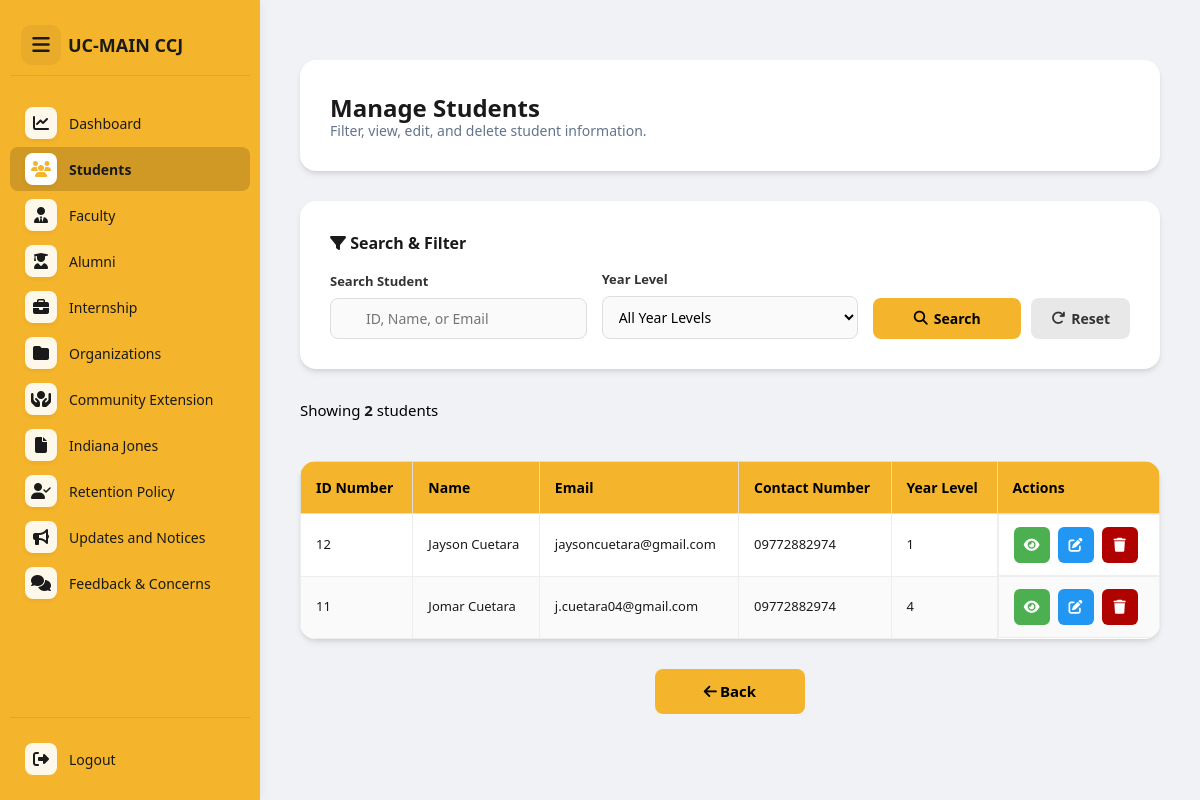
The app's page /admin/manage-students.php (signed in), older data.
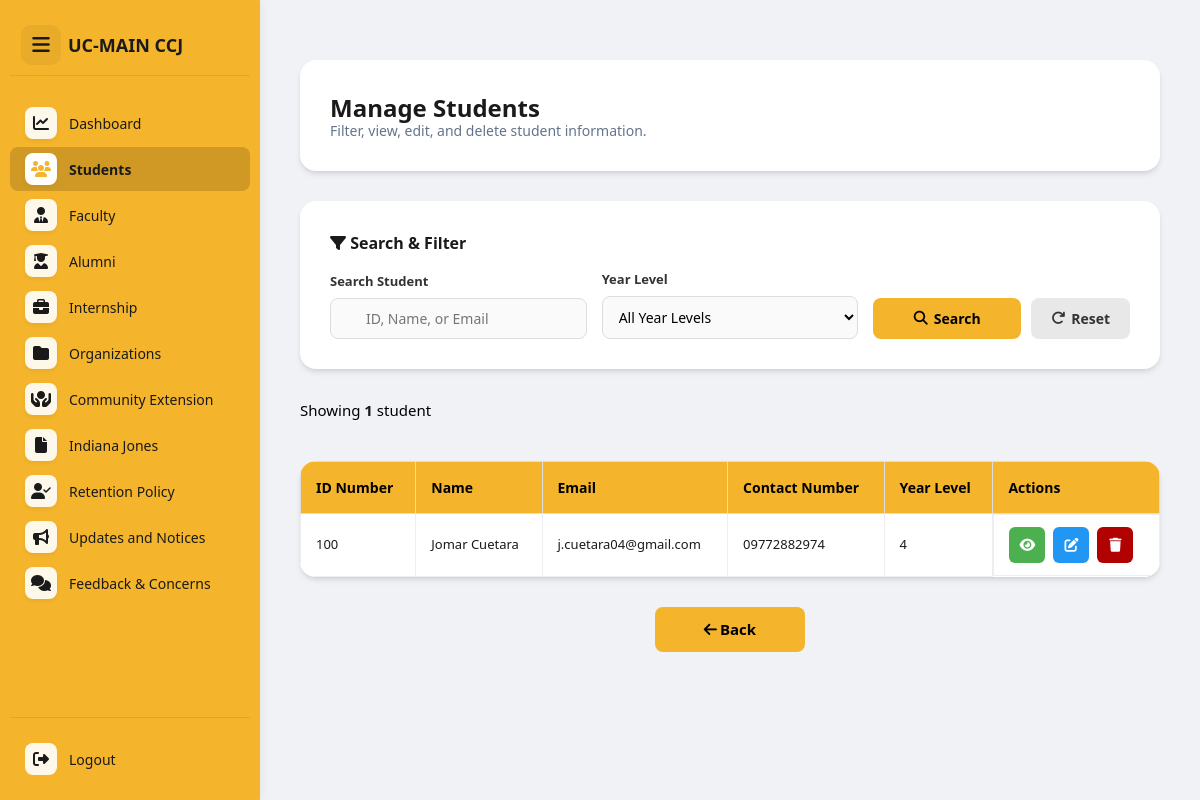
The same page, newer data.
### tables this page shows
CREATE TABLE `student_profile` (
  `id` int(11) NOT NULL,
  `student_no` varchar(50) NOT NULL,
  `first_name` varchar(100) NOT NULL,
  `middle_name` varchar(100) DEFAULT NULL,
  `last_name` varchar(100) NOT NULL,
  `dob` date NOT NULL,
  `age` int(11) NOT NULL,
  `gender` varchar(10) NOT NULL,
  `civil_status` varchar(20) DEFAULT NULL,
  `religion` varchar(50) DEFAULT NULL,
  `permanent_address` text DEFAULT NULL,
  `city_address` text DEFAULT NULL,
  `housing_type` varchar(20) DEFAULT NULL,
  `contact_number` varchar(20) DEFAULT NULL,
  `emergency_person` varchar(100) DEFAULT NULL,
  `emergency_number` varchar(20) DEFAULT NULL,
  `father_name` varchar(100) DEFAULT NULL,
  `father_occupation` varchar(100) DEFAULT NULL,
  `mother_name` varchar(100) DEFAULT NULL,
  `mother_occupation` varchar(100) DEFAULT NULL,
  `activities` text DEFAULT NULL,
  `previous_gpa` varchar(10) DEFAULT NULL,
  `profile_pic` varchar(255) DEFAULT NULL
);

CREATE TABLE `users` (
  `id` int(11) NOT NULL,
  `student_no` varchar(50) NOT NULL,
  `first_name` varchar(100) NOT NULL,
  `last_name` varchar(100) NOT NULL,
  `email` varchar(100) NOT NULL,
  `year_level` varchar(50) NOT NULL,
  `password` varchar(255) NOT NULL,
  `role` enum('student','admin') NOT NULL DEFAULT 'student',
  `created_at` timestamp NOT NULL DEFAULT current_timestamp(),
  `reset_token` varchar(255) DEFAULT NULL,
  `token_expiry` datetime DEFAULT NULL
);

### admin/manage-students.php (the view, shortened to what this page needs)
<?php
include("../config/db.php");
$search = isset($_GET['search']) ? trim($_GET['search']) : '';
$query = "SELECT u.student_no, u.first_name, u.last_name, u.email, p.contact_number, u.year_level
          FROM users u
          LEFT JOIN student_profile p ON u.student_no = p.student_no
          WHERE u.role = 'student'";
$query .= " ORDER BY u.first_name ASC";
$stmt = $conn->prepare($query);
$stmt->execute();
$result = $stmt->get_result();
$total_results = $result->num_rows;
?>
<!DOCTYPE html>
<html lang="en">
<head>
    <link rel="stylesheet" href="https://cdnjs.cloudflare.com/ajax/libs/font-awesome/6.5.0/css/all.min.css">
    <link rel="stylesheet" href="../assets/css/admin-dashboard.css">
    <link rel="stylesheet" href="../assets/css/manage-students.css">
</head>
<body>
<div class="main-container">
    <?php
    include("../includes/sidebar.php");
    ?>
    <main class="dashboard-container" id="mainContent" role="main">
        <section class="card welcome-card" aria-label="Welcome Section">
            <div class="welcome-content">
                <h2>Manage Students</h2>
                <p>Filter, view, edit, and delete student information.</p>
            </div>
        </section>
        <section class="card filters-container" aria-label="Search and Filter">
            <div class="filters-header">
                <h3><i class="fa-solid fa-filter"></i> Search & Filter</h3>
            </div>
            <form method="GET" class="filters-grid">
                <div class="filter-group search-input">
                    <label for="search">Search Student</label>
                    <input type="text" id="search" name="search" placeholder="ID, Name, or Email" value="<?= htmlspecialchars($search) ?>">
                </div>
                <div class="filter-group">
                    <label for="year_level">Year Level</label>
                    <select id="year_level" name="year_level">
                        <option value="">All Year Levels</option>
                    </select>
                </div>
                <div class="filter-buttons">
                    <button type="submit" class="filter-btn"><i class="fa-solid fa-search"></i> Search</button>
                    <a href="manage-students.php" class="reset-btn"><i class="fa-solid fa-redo"></i> Reset</a>
                </div>
            </form>
        </section>
        <div class="result-count">
            Showing <strong><?= $total_results ?></strong> student<?= $total_results !== 1 ? 's' : '' ?>
        </div>
        <section class="card table-container" aria-label="Students List">
            <div class="table-wrapper">
                <?php if($total_results > 0): ?>
                <table>
                    <thead>
                        <tr>
                            <th>ID Number</th>
                            <th>Name</th>
                            <th>Email</th>
                            <th>Contact Number</th>
                            <th>Year Level</th>
                            <th>Actions</th>
                        </tr>
                    </thead>
                    <tbody>
                        <?php while($row = $result->fetch_assoc()): ?>
                        <tr>
                            <td data-label="ID Number"><?= htmlspecialchars($row['student_no']) ?></td>
                            <td data-label="Name"><?= htmlspecialchars($row['first_name'] . " " . $row['last_name']) ?></td>
                            <td data-label="Email"><?= htmlspecialchars($row['email']) ?></td>
                            <td data-label="Contact Number"><?= htmlspecialchars($row['contact_number'] ?? 'N/A') ?></td>
                            <td data-label="Year Level"><?= htmlspecialchars($row['year_level'] ?? 'N/A') ?></td>
                            <td data-label="Actions" class="action-btns">
                                <a href="admin-view-student.php?id=<?= urlencode($row['student_no']) ?>" class="view-btn-table" title="View Student" aria-label="View student <?= htmlspecialchars($row['first_name'] . " " . $row['last_name']) ?>">
                                    <i class="fa-solid fa-eye"></i>
                                </a>
                                <a href="admin-edit-student.php?id=<?= urlencode($row['student_no']) ?>" class="edit-btn-table" title="Edit Student" aria-label="Edit student <?= htmlspecialchars($row['first_name'] . " " . $row['last_name']) ?>">
                                    <i class="fa-solid fa-edit"></i>
                                </a>
                                <a href="manage-students.php?delete=<?= urlencode($row['student_no']) ?>" class="delete-btn" onclick="return confirm('Are you sure to delete this student?')" title="Delete Student" aria-label="Delete student <?= htmlspecialchars($row['first_name'] . " " . $row['last_name']) ?>">
                                    <i class="fa-solid fa-trash"></i>
                                </a>
                            </td>
                        </tr>
                        <?php endwhile; ?>
                    </tbody>
                </table>
                <?php endif; ?>
            </div>
        </section>
        <div class="button-container">
            <button class="view-btn" onclick="window.location.href='admin-students.php'">
                <i class="fa-solid fa-arrow-left"></i> Back
            </button>
        </div>
    </main>
</div>
</body>
</html>

### includes/sidebar.php (shortened to what this page needs)
<link rel="stylesheet" href="../assets/css/admin-dashboard.css">
<nav class="sidebar" id="sidebar" role="navigation" aria-label="Main Navigation">
    <div class="sidebar-header">
        <button id="toggleSidebar" class="hamburger-btn" aria-label="Toggle Sidebar">
            <i class="fa-solid fa-bars"></i>
        </button>
        <span class="sidebar-title">UC-MAIN CCJ</span>
    </div>
    <ul>
        <?php
        $current_page = basename($_SERVER['PHP_SELF']);
        $active_page = $current_page;
        $student_pages = ['admin-students.php', 'manage-students.php', 'admin-edit-student.php', 'admin-view-student.php'];
        if (in_array($current_page, $student_pages)) {
            $active_page = 'admin-students.php';
        }
        $menu_items = [
            ['file' => 'admin-dashboard.php', 'icon' => 'fa-chart-line', 'label' => 'Dashboard'],
            ['file' => 'admin-students.php', 'icon' => 'fa-users', 'label' => 'Students'],
            ['file' => 'admin-faculty.php', 'icon' => 'fa-user-tie', 'label' => 'Faculty'],
            ['file' => 'admin-alumni.php', 'icon' => 'fa-user-graduate', 'label' => 'Alumni'],
            ['file' => 'admin-internship.php', 'icon' => 'fa-briefcase', 'label' => 'Internship'],
            ['file' => 'admin-orgs.php', 'icon' => 'fa-folder', 'label' => 'Organizations'],
            ['file' => 'admin-comex.php', 'icon' => 'fa-hands-holding-circle', 'label' => 'Community Extension'],
            ['file' => 'admin-jones.php', 'icon' => 'fa-file', 'label' => 'Indiana Jones'],
            ['file' => 'admin-retention.php', 'icon' => 'fa-user-check', 'label' => 'Retention Policy'],
            ['file' => 'admin-announcement.php', 'icon' => 'fa-bullhorn', 'label' => 'Updates and Notices'],
            ['file' => 'admin-feedback.php', 'icon' => 'fa-comments', 'label' => 'Feedback & Concerns']
        ];
        foreach ($menu_items as $item) {
            $active = ($active_page == $item['file']) ? 'class="active"' : '';
            echo "<li role='menuitem' $active onclick=\"window.location.href='{$item['file']}'\">
                    <i class='fa-solid {$item['icon']}'></i> <span>{$item['label']}</span>
                  </li>";
        }
        ?>
    </ul>
    <div class="profile-menu">
        <a href="../auth/logout.php" role="menuitem">
            <i class="fa-solid fa-sign-out-alt"></i> <span>Logout</span>
        </a>
    </div>
</nav>

### assets/css/admin-dashboard.css (style rules this page uses)
:root { --primary-color: #f4b42c; --primary-hover: #e0a822; --bg-color: #f0f2f5; --card-bg: #ffffff; --text-color: #1a1a1a; --text-muted: #64748b; --danger-color: #b10202; --danger-hover: #e43333; --sidebar-width: 260px; --sidebar-collapsed-width: 80px; --transition: 0.3s cubic-bezier(0.4, 0, 0.2, 1); --shadow-sm: 0 1px 3px rgba(0,0,0,0.12), 0 1px 2px rgba(0,0,0,0.24); --shadow-md: 0 4px 6px -1px rgba(0, 0, 0, 0.1), 0 2px 4px -1px rgba(0, 0, 0, 0.06); }
* { margin: 0; padding: 0; box-sizing: border-box; font-family: 'Segoe UI', Roboto, Helvetica, Arial, sans-serif; }
html, body { height: 100%; width: 100%; }
body { background: var(--bg-color); color: var(--text-color); line-height: 1.5; }
.main-container { display: flex; min-height: 100vh; width: 100%; }
.sidebar { width: var(--sidebar-width); height: 100vh; background: var(--primary-color); padding: 15px 10px; position: fixed; top: 0; left: 0; display: flex; flex-direction: column; z-index: 1000; transition: width var(--transition); overflow-x: hidden; box-shadow: 2px 0 10px rgba(0,0,0,0.05); }
.sidebar-header { display: flex; align-items: center; gap: 15px; padding: 10px 15px; margin-bottom: 25px; border-bottom: 1px solid rgba(0, 0, 0, 0.08); }
.sidebar-title { font-size: 18px; font-weight: 800; margin-left: -8px; color: var(--text-color); white-space: nowrap; opacity: 1; transition: opacity 0.5s; }
.hamburger-btn { background: rgba(0, 0, 0, 0.05); border: none; font-size: 20px; cursor: pointer; color: var(--text-color); transition: all 0.2s; margin-left: -4px; width: 40px; height: 40px; display: flex; align-items: center; justify-content: center; border-radius: 10px; }
.sidebar ul { list-style: none; flex: 1; }
.sidebar ul li { display: flex; align-items: center; gap: 12px; padding: 6px 15px; margin-bottom: 2px; border-radius: 8px; cursor: pointer; transition: all 0.2s ease; color: var(--text-color); font-size: 14px; font-weight: 500; white-space: nowrap; }
.sidebar ul li i { background: rgba(255, 255, 255, 0.9); border-radius: 8px; font-size: 16px; width: 32px; height: 32px; display: flex; align-items: center; justify-content: center; flex-shrink: 0; box-shadow: 0 2px 4px rgba(0,0,0,0.05); }
.sidebar ul li span { opacity: 1; transition: opacity 0.2s; }
.sidebar ul li.active { background: rgba(0, 0, 0, 0.15); font-weight: 600; }
.sidebar ul li.active i { background: #fff; color: var(--primary-color); }
.profile-menu { margin-top: auto; padding-top: 15px; border-top: 1px solid rgba(0, 0, 0, 0.08); }
.profile-menu a { text-decoration: none; color: var(--text-color); display: flex; align-items: center; gap: 12px; padding: 10px 15px; transition: all 0.2s; font-size: 14px; font-weight: 500; border-radius: 10px; white-space: nowrap; }
.profile-menu a i { background: rgba(255, 255, 255, 0.9); border-radius: 8px; font-size: 16px; width: 32px; height: 32px; display: flex; align-items: center; justify-content: center; flex-shrink: 0; }
.dashboard-container { margin-left: var(--sidebar-width); padding: 30px 40px; width: calc(100% - var(--sidebar-width)); min-height: 100vh; flex: 1; transition: margin-left var(--transition), width var(--transition); }
.welcome-card { display: flex ; justify-content: space-between; flex-direction: row; background: linear-gradient(135deg, #ffffff 0%, #fdfcfb 100%); padding: 20px 25px; border-radius: 16px; box-shadow: var(--shadow-md); }
.welcome-content { display: flex; flex-direction: column; }
.welcome-content h2 { font-size: 24px; margin-bottom: -6px; font-weight: 700; }
.welcome-content p { color: var(--text-muted); font-size: 14px; }
.card { background: var(--card-bg); padding: 30px; border-radius: 16px; margin-top: 30px; box-shadow: var(--shadow-md); }

Row changes from the older to the newer data that the page shows:
removed student_profile: users.student_no "12", users.first_name+last_name "Jayson Cuetara", users.email "jaysoncuetara@gmail.com", contact_number "09772882974", users.year_level "1"
removed student_profile: users.student_no "11", users.first_name+last_name "Jomar Cuetara", users.email "j.cuetara04@gmail.com", contact_number "09772882974", users.year_level "4"
added student_profile: users.student_no "100", users.first_name+last_name "Jomar Cuetara", users.email "j.cuetara04@gmail.com", contact_number "09772882974", users.year_level "4"
Text that changed along with them:
$total_results: "2" → "1"
text no longer shown: "s"
